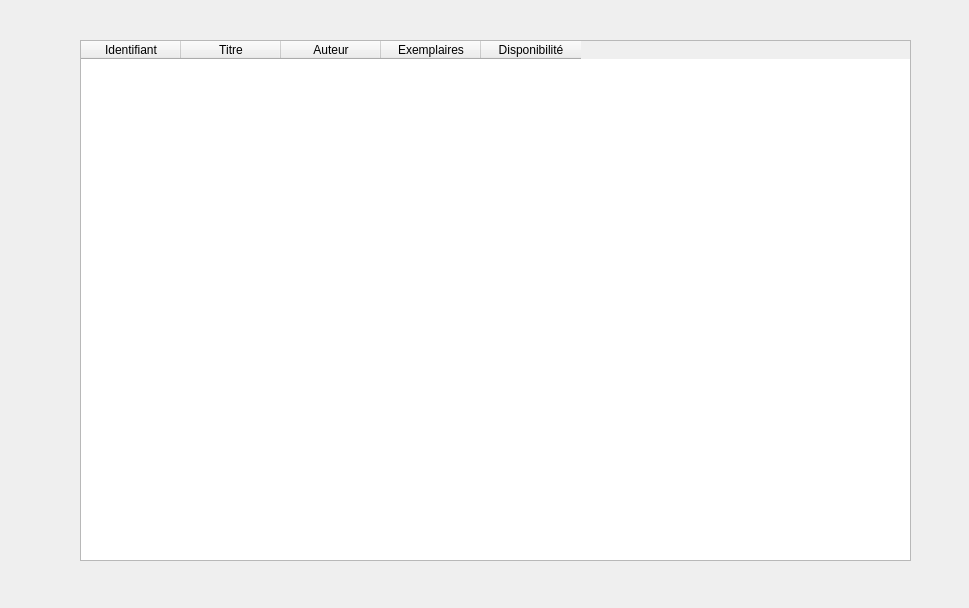
<?xml version="1.0" encoding="UTF-8"?>
<ui version="4.0">
 <class>Dialog</class>
 <widget class="QDialog" name="Dialog">
  <property name="geometry">
   <rect>
    <x>0</x>
    <y>0</y>
    <width>969</width>
    <height>608</height>
   </rect>
  </property>
  <property name="windowTitle">
   <string>Dialog</string>
  </property>
  <property name="modal">
   <bool>true</bool>
  </property>
  <widget class="QTableWidget" name="tableWidget">
   <property name="geometry">
    <rect>
     <x>80</x>
     <y>40</y>
     <width>831</width>
     <height>521</height>
    </rect>
   </property>
   <column>
    <property name="text">
     <string>Identifiant</string>
    </property>
   </column>
   <column>
    <property name="text">
     <string>Titre</string>
    </property>
   </column>
   <column>
    <property name="text">
     <string>Auteur</string>
    </property>
   </column>
   <column>
    <property name="text">
     <string>Exemplaires</string>
    </property>
   </column>
   <column>
    <property name="text">
     <string>Disponibilité</string>
    </property>
   </column>
  </widget>
 </widget>
 <resources/>
 <connections/>
</ui>
